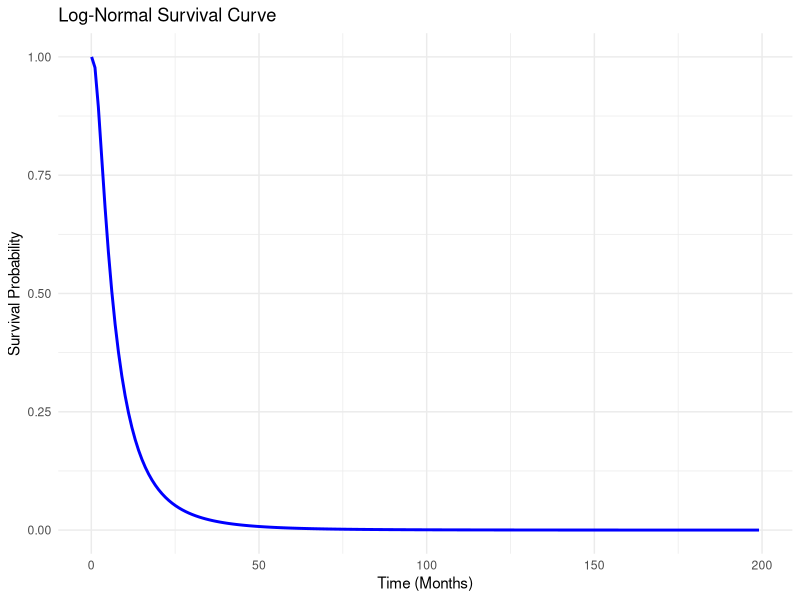
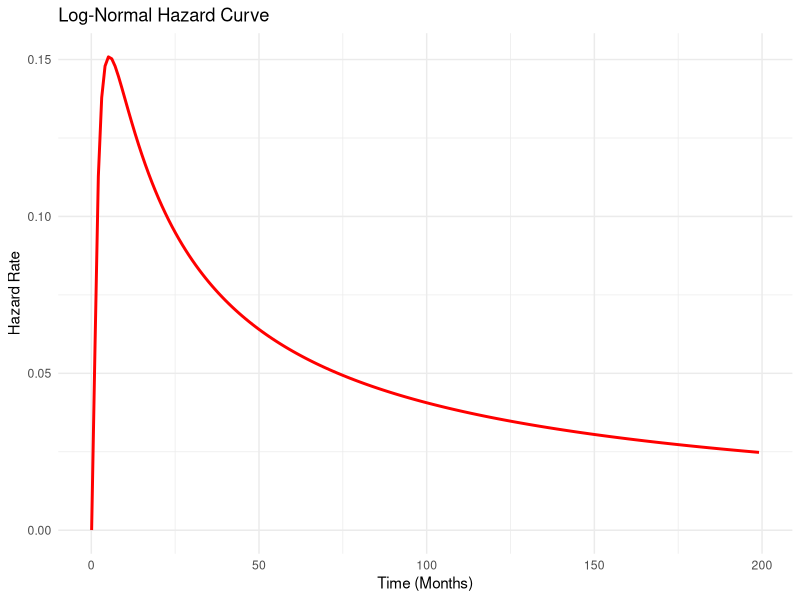

Write R code to recreate these figures, in order.
# Load necessary libraries
library(ggplot2)

# Define the log-location (mean) and log-scale (standard deviation)
log_location <- 1.819423
log_scale <- 0.8616286 


# Create time points to calculate survival and hazard values
time_points <- seq(0.1, 200, by = 1)  # Avoid starting at 0 for log calculations

# Survival function for the log-normal distribution
survival_function <- function(t, mu, sigma) {
  return(1 - pnorm((log(t) - mu) / sigma))
}

# Hazard function for the log-normal distribution
hazard_function <- function(t, mu, sigma) {
  pdf_val <- dlnorm(t, meanlog = mu, sdlog = sigma)
  surv_val <- 1 - plnorm(t, meanlog = mu, sdlog = sigma)
  return(pdf_val / surv_val)
}

# Calculate survival probabilities and hazard rates
survival_values <- survival_function(time_points, log_location, log_scale)
hazard_values <- hazard_function(time_points, log_location, log_scale)

# Plot the survival curve
survival_df <- data.frame(Time = time_points, Survival = survival_values)
ggplot(survival_df, aes(x = Time, y = Survival)) +
  geom_line(color = "blue", size = 1) +
  ggtitle("Log-Normal Survival Curve") +
  xlab("Time (Months)") +
  ylab("Survival Probability") +
  theme_minimal()

# Plot the hazard curve
hazard_df <- data.frame(Time = time_points, Hazard = hazard_values)
ggplot(hazard_df, aes(x = Time, y = Hazard)) +
  geom_line(color = "red", size = 1) +
  ggtitle("Log-Normal Hazard Curve") +
  xlab("Time (Months)") +
  ylab("Hazard Rate") +
  theme_minimal()
